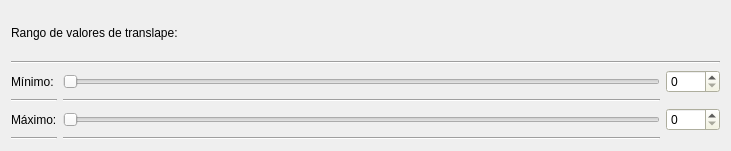
          <widget class="QWidget" name="layoutWidget_6">
           <property name="geometry">
            <rect>
             <x>10</x>
             <y>250</y>
             <width>731</width>
             <height>151</height>
            </rect>
           </property>
           <layout class="QVBoxLayout" name="verticalLayout_8">
            <item>
             <widget class="QLabel" name="label_13">
              <property name="text">
               <string>Rango de valores de translape: </string>
              </property>
             </widget>
            </item>
            <item>
             <widget class="Line" name="line_19">
              <property name="orientation">
               <enum>Qt::Horizontal</enum>
              </property>
             </widget>
            </item>
            <item>
             <layout class="QGridLayout" name="gridLayout_2">
              <item row="0" column="0">
               <widget class="QLabel" name="label_11">
                <property name="text">
                 <string>Mínimo: </string>
                </property>
               </widget>
              </item>
              <item row="2" column="1">
               <widget class="QSlider" name="horizontalSlider_14">
                <property name="orientation">
                 <enum>Qt::Horizontal</enum>
                </property>
               </widget>
              </item>
              <item row="0" column="1">
               <widget class="QSlider" name="horizontalSlider_13">
                <property name="orientation">
                 <enum>Qt::Horizontal</enum>
                </property>
               </widget>
              </item>
              <item row="0" column="2">
               <widget class="QSpinBox" name="spinTraslapeMinimo">
                <property name="palette">
                 <palette>
                  <active>
                   <colorrole role="WindowText">
                    <brush brushstyle="SolidPattern">
                     <color alpha="255">
                      <red>0</red>
                      <green>0</green>
                      <blue>0</blue>
                     </color>
                    </brush>
                   </colorrole>
                   <colorrole role="Button">
                    <brush brushstyle="SolidPattern">
                     <color alpha="255">
                      <red>244</red>
                      <green>244</green>
                      <blue>221</blue>
                     </color>
                    </brush>
                   </colorrole>
                   <colorrole role="Light">
                    <brush brushstyle="SolidPattern">
                     <color alpha="255">
                      <red>255</red>
                      <green>255</green>
                      <blue>255</blue>
                     </color>
                    </brush>
                   </colorrole>
                   <colorrole role="Midlight">
                    <brush brushstyle="SolidPattern">
                     <color alpha="255">
                      <red>249</red>
                      <green>249</green>
                      <blue>238</blue>
                     </color>
                    </brush>
                   </colorrole>
                   <colorrole role="Dark">
                    <brush brushstyle="SolidPattern">
                     <color alpha="255">
                      <red>122</red>
                      <green>122</green>
                      <blue>110</blue>
                     </color>
                    </brush>
                   </colorrole>
                   <colorrole role="Mid">
                    <brush brushstyle="SolidPattern">
                     <color alpha="255">
                      <red>163</red>
                      <green>163</green>
                      <blue>147</blue>
                     </color>
                    </brush>
                   </colorrole>
                   <colorrole role="Text">
                    <brush brushstyle="SolidPattern">
                     <color alpha="255">
                      <red>0</red>
                      <green>0</green>
                      <blue>0</blue>
                     </color>
                    </brush>
                   </colorrole>
                   <colorrole role="BrightText">
                    <brush brushstyle="SolidPattern">
                     <color alpha="255">
                      <red>255</red>
                      <green>255</green>
                      <blue>255</blue>
                     </color>
                    </brush>
                   </colorrole>
                   <colorrole role="ButtonText">
                    <brush brushstyle="SolidPattern">
                     <color alpha="255">
                      <red>0</red>
                      <green>0</green>
                      <blue>0</blue>
                     </color>
                    </brush>
                   </colorrole>
                   <colorrole role="Base">
                    <brush brushstyle="SolidPattern">
                     <color alpha="255">
                      <red>255</red>
                      <green>255</green>
                      <blue>255</blue>
                     </color>
                    </brush>
                   </colorrole>
                   <colorrole role="Window">
                    <brush brushstyle="SolidPattern">
                     <color alpha="255">
                      <red>244</red>
                      <green>244</green>
                      <blue>221</blue>
                     </color>
                    </brush>
                   </colorrole>
                   <colorrole role="Shadow">
                    <brush brushstyle="SolidPattern">
                     <color alpha="255">
                      <red>0</red>
                      <green>0</green>
                      <blue>0</blue>
                     </color>
                    </brush>
                   </colorrole>
                   <colorrole role="AlternateBase">
                    <brush brushstyle="SolidPattern">
                     <color alpha="255">
                      <red>249</red>
                      <green>249</green>
                      <blue>238</blue>
                     </color>
                    </brush>
                   </colorrole>
                   <colorrole role="ToolTipBase">
                    <brush brushstyle="SolidPattern">
                     <color alpha="255">
                      <red>255</red>
                      <green>255</green>
                      <blue>220</blue>
                     </color>
                    </brush>
                   </colorrole>
                   <colorrole role="ToolTipText">
                    <brush brushstyle="SolidPattern">
                     <color alpha="255">
                      <red>0</red>
                      <green>0</green>
                      <blue>0</blue>
                     </color>
                    </brush>
                   </colorrole>
                  </active>
                  <inactive>
                   <colorrole role="WindowText">
                    <brush brushstyle="SolidPattern">
                     <color alpha="255">
                      <red>0</red>
                      <green>0</green>
                      <blue>0</blue>
                     </color>
                    </brush>
                   </colorrole>
                   <colorrole role="Button">
                    <brush brushstyle="SolidPattern">
                     <color alpha="255">
                      <red>244</red>
                      <green>244</green>
                      <blue>221</blue>
                     </color>
                    </brush>
                   </colorrole>
                   <colorrole role="Light">
                    <brush brushstyle="SolidPattern">
                     <color alpha="255">
                      <red>255</red>
                      <green>255</green>
                      <blue>255</blue>
                     </color>
                    </brush>
                   </colorrole>
                   <colorrole role="Midlight">
                    <brush brushstyle="SolidPattern">
                     <color alpha="255">
                      <red>249</red>
                      <green>249</green>
                      <blue>238</blue>
                     </color>
                    </brush>
                   </colorrole>
                   <colorrole role="Dark">
                    <brush brushstyle="SolidPattern">
                     <color alpha="255">
                      <red>122</red>
                      <green>122</green>
                      <blue>110</blue>
                     </color>
                    </brush>
                   </colorrole>
                   <colorrole role="Mid">
                    <brush brushstyle="SolidPattern">
                     <color alpha="255">
                      <red>163</red>
                      <green>163</green>
                      <blue>147</blue>
                     </color>
                    </brush>
                   </colorrole>
                   <colorrole role="Text">
                    <brush brushstyle="SolidPattern">
                     <color alpha="255">
                      <red>0</red>
                      <green>0</green>
                      <blue>0</blue>
                     </color>
                    </brush>
                   </colorrole>
                   <colorrole role="BrightText">
                    <brush brushstyle="SolidPattern">
                     <color alpha="255">
                      <red>255</red>
                      <green>255</green>
                      <blue>255</blue>
                     </color>
                    </brush>
                   </colorrole>
                   <colorrole role="ButtonText">
                    <brush brushstyle="SolidPattern">
                     <color alpha="255">
                      <red>0</red>
                      <green>0</green>
                      <blue>0</blue>
                     </color>
                    </brush>
                   </colorrole>
                   <colorrole role="Base">
                    <brush brushstyle="SolidPattern">
                     <color alpha="255">
                      <red>255</red>
                      <green>255</green>
                      <blue>255</blue>
                     </color>
                    </brush>
                   </colorrole>
                   <colorrole role="Window">
                    <brush brushstyle="SolidPattern">
                     <color alpha="255">
                      <red>244</red>
                      <green>244</green>
                      <blue>221</blue>
                     </color>
                    </brush>
                   </colorrole>
                   <colorrole role="Shadow">
                    <brush brushstyle="SolidPattern">
                     <color alpha="255">
                      <red>0</red>
                      <green>0</green>
                      <blue>0</blue>
                     </color>
                    </brush>
                   </colorrole>
                   <colorrole role="AlternateBase">
                    <brush brushstyle="SolidPattern">
                     <color alpha="255">
                      <red>249</red>
                      <green>249</green>
                      <blue>238</blue>
                     </color>
                    </brush>
                   </colorrole>
                   <colorrole role="ToolTipBase">
                    <brush brushstyle="SolidPattern">
                     <color alpha="255">
                      <red>255</red>
                      <green>255</green>
                      <blue>220</blue>
                     </color>
                    </brush>
                   </colorrole>
                   <colorrole role="ToolTipText">
                    <brush brushstyle="SolidPattern">
                     <color alpha="255">
                      <red>0</red>
                      <green>0</green>
                      <blue>0</blue>
                     </color>
                    </brush>
                   </colorrole>
                  </inactive>
                  <disabled>
                   <colorrole role="WindowText">
                    <brush brushstyle="SolidPattern">
                     <color alpha="255">
                      <red>122</red>
                      <green>122</green>
                      <blue>110</blue>
                     </color>
                    </brush>
                   </colorrole>
                   <colorrole role="Button">
                    <brush brushstyle="SolidPattern">
                     <color alpha="255">
                      <red>244</red>
                      <green>244</green>
                      <blue>221</blue>
                     </color>
                    </brush>
                   </colorrole>
                   <colorrole role="Light">
                    <brush brushstyle="SolidPattern">
                     <color alpha="255">
                      <red>255</red>
                      <green>255</green>
                      <blue>255</blue>
                     </color>
                    </brush>
                   </colorrole>
                   <colorrole role="Midlight">
                    <brush brushstyle="SolidPattern">
                     <color alpha="255">
                      <red>249</red>
                      <green>249</green>
                      <blue>238</blue>
                     </color>
                    </brush>
                   </colorrole>
                   <colorrole role="Dark">
                    <brush brushstyle="SolidPattern">
                     <color alpha="255">
                      <red>122</red>
                      <green>122</green>
                      <blue>110</blue>
                     </color>
                    </brush>
                   </colorrole>
                   <colorrole role="Mid">
                    <brush brushstyle="SolidPattern">
                     <color alpha="255">
                      <red>163</red>
                      <green>163</green>
                      <blue>147</blue>
                     </color>
                    </brush>
                   </colorrole>
                   <colorrole role="Text">
                    <brush brushstyle="SolidPattern">
                     <color alpha="255">
                      <red>122</red>
                      <green>122</green>
                      <blue>110</blue>
                     </color>
                    </brush>
                   </colorrole>
                   <colorrole role="BrightText">
                    <brush brushstyle="SolidPattern">
                     <color alpha="255">
                      <red>255</red>
                      <green>255</green>
                      <blue>255</blue>
                     </color>
                    </brush>
                   </colorrole>
                   <colorrole role="ButtonText">
                    <brush brushstyle="SolidPattern">
                     <color alpha="255">
                      <red>122</red>
                      <green>122</green>
                      <blue>110</blue>
                     </color>
                    </brush>
                   </colorrole>
                   <colorrole role="Base">
                    <brush brushstyle="SolidPattern">
                     <color alpha="255">
                      <red>244</red>
                      <green>244</green>
                      <blue>221</blue>
                     </color>
                    </brush>
                   </colorrole>
                   <colorrole role="Window">
                    <brush brushstyle="SolidPattern">
                     <color alpha="255">
                      <red>244</red>
                      <green>244</green>
                      <blue>221</blue>
                     </color>
                    </brush>
                   </colorrole>
                   <colorrole role="Shadow">
                    <brush brushstyle="SolidPattern">
                     <color alpha="255">
                      <red>0</red>
                      <green>0</green>
                      <blue>0</blue>
                     </color>
                    </brush>
                   </colorrole>
                   <colorrole role="AlternateBase">
                    <brush brushstyle="SolidPattern">
                     <color alpha="255">
                      <red>244</red>
                      <green>244</green>
                      <blue>221</blue>
                     </color>
                    </brush>
                   </colorrole>
                   <colorrole role="ToolTipBase">
                    <brush brushstyle="SolidPattern">
                     <color alpha="255">
                      <red>255</red>
                      <green>255</green>
                      <blue>220</blue>
                     </color>
                    </brush>
                   </colorrole>
                   <colorrole role="ToolTipText">
                    <brush brushstyle="SolidPattern">
                     <color alpha="255">
                      <red>0</red>
                      <green>0</green>
                      <blue>0</blue>
                     </color>
                    </brush>
                   </colorrole>
                  </disabled>
                 </palette>
                </property>
                <property name="maximum">
                 <number>1000</number>
                </property>
               </widget>
              </item>
              <item row="2" column="0">
               <widget class="QLabel" name="label_12">
                <property name="text">
                 <string>Máximo:</string>
                </property>
               </widget>
              </item>
              <item row="1" column="1">
               <widget class="Line" name="line_16">
                <property name="orientation">
                 <enum>Qt::Horizontal</enum>
                </property>
               </widget>
              </item>
              <item row="2" column="2">
               <widget class="QSpinBox" name="spinTraslapeMaximo">
                <property name="palette">
                 <palette>
                  <active>
                   <colorrole role="WindowText">
                    <brush brushstyle="SolidPattern">
                     <color alpha="255">
                      <red>0</red>
                      <green>0</green>
                      <blue>0</blue>
                     </color>
                    </brush>
                   </colorrole>
                   <colorrole role="Button">
                    <brush brushstyle="SolidPattern">
                     <color alpha="255">
                      <red>244</red>
                      <green>244</green>
                      <blue>221</blue>
                     </color>
                    </brush>
                   </colorrole>
                   <colorrole role="Light">
                    <brush brushstyle="SolidPattern">
                     <color alpha="255">
                      <red>255</red>
                      <green>255</green>
                      <blue>255</blue>
                     </color>
                    </brush>
                   </colorrole>
                   <colorrole role="Midlight">
                    <brush brushstyle="SolidPattern">
                     <color alpha="255">
                      <red>249</red>
                      <green>249</green>
                      <blue>238</blue>
                     </color>
                    </brush>
                   </colorrole>
                   <colorrole role="Dark">
                    <brush brushstyle="SolidPattern">
                     <color alpha="255">
                      <red>122</red>
                      <green>122</green>
                      <blue>110</blue>
                     </color>
                    </brush>
                   </colorrole>
                   <colorrole role="Mid">
                    <brush brushstyle="SolidPattern">
                     <color alpha="255">
                      <red>163</red>
                      <green>163</green>
                      <blue>147</blue>
                     </color>
                    </brush>
                   </colorrole>
                   <colorrole role="Text">
                    <brush brushstyle="SolidPattern">
                     <color alpha="255">
                      <red>0</red>
                      <green>0</green>
                      <blue>0</blue>
                     </color>
                    </brush>
                   </colorrole>
                   <colorrole role="BrightText">
                    <brush brushstyle="SolidPattern">
                     <color alpha="255">
                      <red>255</red>
                      <green>255</green>
                      <blue>255</blue>
                     </color>
                    </brush>
                   </colorrole>
                   <colorrole role="ButtonText">
                    <brush brushstyle="SolidPattern">
                     <color alpha="255">
                      <red>0</red>
                      <green>0</green>
                      <blue>0</blue>
                     </color>
                    </brush>
                   </colorrole>
                   <colorrole role="Base">
                    <brush brushstyle="SolidPattern">
                     <color alpha="255">
                      <red>255</red>
                      <green>255</green>
                      <blue>255</blue>
                     </color>
                    </brush>
                   </colorrole>
                   <colorrole role="Window">
                    <brush brushstyle="SolidPattern">
                     <color alpha="255">
                      <red>244</red>
                      <green>244</green>
                      <blue>221</blue>
                     </color>
                    </brush>
                   </colorrole>
                   <colorrole role="Shadow">
                    <brush brushstyle="SolidPattern">
                     <color alpha="255">
                      <red>0</red>
                      <green>0</green>
                      <blue>0</blue>
                     </color>
                    </brush>
                   </colorrole>
                   <colorrole role="AlternateBase">
                    <brush brushstyle="SolidPattern">
                     <color alpha="255">
                      <red>249</red>
                      <green>249</green>
                      <blue>238</blue>
                     </color>
                    </brush>
                   </colorrole>
                   <colorrole role="ToolTipBase">
                    <brush brushstyle="SolidPattern">
                     <color alpha="255">
                      <red>255</red>
                      <green>255</green>
                      <blue>220</blue>
                     </color>
                    </brush>
                   </colorrole>
                   <colorrole role="ToolTipText">
                    <brush brushstyle="SolidPattern">
                     <color alpha="255">
                      <red>0</red>
                      <green>0</green>
                      <blue>0</blue>
                     </color>
                    </brush>
                   </colorrole>
                  </active>
                  <inactive>
                   <colorrole role="WindowText">
                    <brush brushstyle="SolidPattern">
                     <color alpha="255">
                      <red>0</red>
                      <green>0</green>
                      <blue>0</blue>
                     </color>
                    </brush>
                   </colorrole>
                   <colorrole role="Button">
                    <brush brushstyle="SolidPattern">
                     <color alpha="255">
                      <red>244</red>
                      <green>244</green>
                      <blue>221</blue>
                     </color>
                    </brush>
                   </colorrole>
                   <colorrole role="Light">
                    <brush brushstyle="SolidPattern">
                     <color alpha="255">
                      <red>255</red>
                      <green>255</green>
                      <blue>255</blue>
                     </color>
                    </brush>
                   </colorrole>
                   <colorrole role="Midlight">
                    <brush brushstyle="SolidPattern">
                     <color alpha="255">
                      <red>249</red>
                      <green>249</green>
                      <blue>238</blue>
                     </color>
                    </brush>
                   </colorrole>
                   <colorrole role="Dark">
                    <brush brushstyle="SolidPattern">
                     <color alpha="255">
                      <red>122</red>
                      <green>122</green>
                      <blue>110</blue>
                     </color>
                    </brush>
                   </colorrole>
                   <colorrole role="Mid">
                    <brush brushstyle="SolidPattern">
                     <color alpha="255">
                      <red>163</red>
                      <green>163</green>
                      <blue>147</blue>
                     </color>
                    </brush>
                   </colorrole>
                   <colorrole role="Text">
                    <brush brushstyle="SolidPattern">
                     <color alpha="255">
                      <red>0</red>
                      <green>0</green>
                      <blue>0</blue>
                     </color>
                    </brush>
                   </colorrole>
                   <colorrole role="BrightText">
                    <brush brushstyle="SolidPattern">
                     <color alpha="255">
                      <red>255</red>
                      <green>255</green>
                      <blue>255</blue>
                     </color>
                    </brush>
                   </colorrole>
                   <colorrole role="ButtonText">
                    <brush brushstyle="SolidPattern">
                     <color alpha="255">
                      <red>0</red>
                      <green>0</green>
                      <blue>0</blue>
                     </color>
                    </brush>
                   </colorrole>
                   <colorrole role="Base">
                    <brush brushstyle="SolidPattern">
                     <color alpha="255">
                      <red>255</red>
                      <green>255</green>
                      <blue>255</blue>
                     </color>
                    </brush>
                   </colorrole>
                   <colorrole role="Window">
                    <brush brushstyle="SolidPattern">
                     <color alpha="255">
                      <red>244</red>
                      <green>244</green>
                      <blue>221</blue>
                     </color>
                    </brush>
                   </colorrole>
                   <colorrole role="Shadow">
                    <brush brushstyle="SolidPattern">
                     <color alpha="255">
                      <red>0</red>
                      <green>0</green>
                      <blue>0</blue>
                     </color>
                    </brush>
                   </colorrole>
                   <colorrole role="AlternateBase">
                    <brush brushstyle="SolidPattern">
                     <color alpha="255">
                      <red>249</red>
                      <green>249</green>
                      <blue>238</blue>
                     </color>
                    </brush>
                   </colorrole>
                   <colorrole role="ToolTipBase">
                    <brush brushstyle="SolidPattern">
                     <color alpha="255">
                      <red>255</red>
                      <green>255</green>
                      <blue>220</blue>
                     </color>
                    </brush>
                   </colorrole>
                   <colorrole role="ToolTipText">
                    <brush brushstyle="SolidPattern">
                     <color alpha="255">
                      <red>0</red>
                      <green>0</green>
                      <blue>0</blue>
                     </color>
                    </brush>
                   </colorrole>
                  </inactive>
                  <disabled>
                   <colorrole role="WindowText">
                    <brush brushstyle="SolidPattern">
                     <color alpha="255">
                      <red>122</red>
                      <green>122</green>
                      <blue>110</blue>
                     </color>
                    </brush>
                   </colorrole>
                   <colorrole role="Button">
                    <brush brushstyle="SolidPattern">
                     <color alpha="255">
                      <red>244</red>
                      <green>244</green>
                      <blue>221</blue>
                     </color>
                    </brush>
                   </colorrole>
                   <colorrole role="Light">
                    <brush brushstyle="SolidPattern">
                     <color alpha="255">
                      <red>255</red>
                      <green>255</green>
                      <blue>255</blue>
                     </color>
                    </brush>
                   </colorrole>
                   <colorrole role="Midlight">
                    <brush brushstyle="SolidPattern">
                     <color alpha="255">
                      <red>249</red>
                      <green>249</green>
                      <blue>238</blue>
                     </color>
                    </brush>
                   </colorrole>
                   <colorrole role="Dark">
                    <brush brushstyle="SolidPattern">
                     <color alpha="255">
                      <red>122</red>
                      <green>122</green>
                      <blue>110</blue>
                     </color>
                    </brush>
                   </colorrole>
                   <colorrole role="Mid">
                    <brush brushstyle="SolidPattern">
                     <color alpha="255">
                      <red>163</red>
                      <green>163</green>
                      <blue>147</blue>
                     </color>
                    </brush>
                   </colorrole>
                   <colorrole role="Text">
                    <brush brushstyle="SolidPattern">
                     <color alpha="255">
                      <red>122</red>
                      <green>122</green>
                      <blue>110</blue>
                     </color>
                    </brush>
                   </colorrole>
                   <colorrole role="BrightText">
                    <brush brushstyle="SolidPattern">
                     <color alpha="255">
                      <red>255</red>
                      <green>255</green>
                      <blue>255</blue>
                     </color>
                    </brush>
                   </colorrole>
                   <colorrole role="ButtonText">
                    <brush brushstyle="SolidPattern">
                     <color alpha="255">
                      <red>122</red>
                      <green>122</green>
                      <blue>110</blue>
                     </color>
                    </brush>
                   </colorrole>
                   <colorrole role="Base">
                    <brush brushstyle="SolidPattern">
                     <color alpha="255">
                      <red>244</red>
                      <green>244</green>
                      <blue>221</blue>
                     </color>
                    </brush>
                   </colorrole>
                   <colorrole role="Window">
                    <brush brushstyle="SolidPattern">
                     <color alpha="255">
                      <red>244</red>
                      <green>244</green>
                      <blue>221</blue>
                     </color>
                    </brush>
                   </colorrole>
                   <colorrole role="Shadow">
                    <brush brushstyle="SolidPattern">
                     <color alpha="255">
                      <red>0</red>
                      <green>0</green>
                      <blue>0</blue>
                     </color>
                    </brush>
                   </colorrole>
                   <colorrole role="AlternateBase">
                    <brush brushstyle="SolidPattern">
                     <color alpha="255">
                      <red>244</red>
                      <green>244</green>
                      <blue>221</blue>
                     </color>
                    </brush>
                   </colorrole>
                   <colorrole role="ToolTipBase">
                    <brush brushstyle="SolidPattern">
                     <color alpha="255">
                      <red>255</red>
                      <green>255</green>
                      <blue>220</blue>
                     </color>
                    </brush>
                   </colorrole>
                   <colorrole role="ToolTipText">
                    <brush brushstyle="SolidPattern">
                     <color alpha="255">
                      <red>0</red>
                      <green>0</green>
                      <blue>0</blue>
                     </color>
                    </brush>
                   </colorrole>
                  </disabled>
                 </palette>
                </property>
                <property name="maximum">
                 <number>1000</number>
                </property>
               </widget>
              </item>
              <item row="1" column="0">
               <widget class="Line" name="line_3">
                <property name="orientation">
                 <enum>Qt::Horizontal</enum>
                </property>
               </widget>
              </item>
              <item row="3" column="1">
               <widget class="Line" name="line_17">
                <property name="orientation">
                 <enum>Qt::Horizontal</enum>
                </property>
               </widget>
              </item>
              <item row="3" column="0">
               <widget class="Line" name="line_20">
                <property name="orientation">
                 <enum>Qt::Horizontal</enum>
                </property>
               </widget>
              </item>
             </layout>
            </item>
           </layout>
          </widget>
